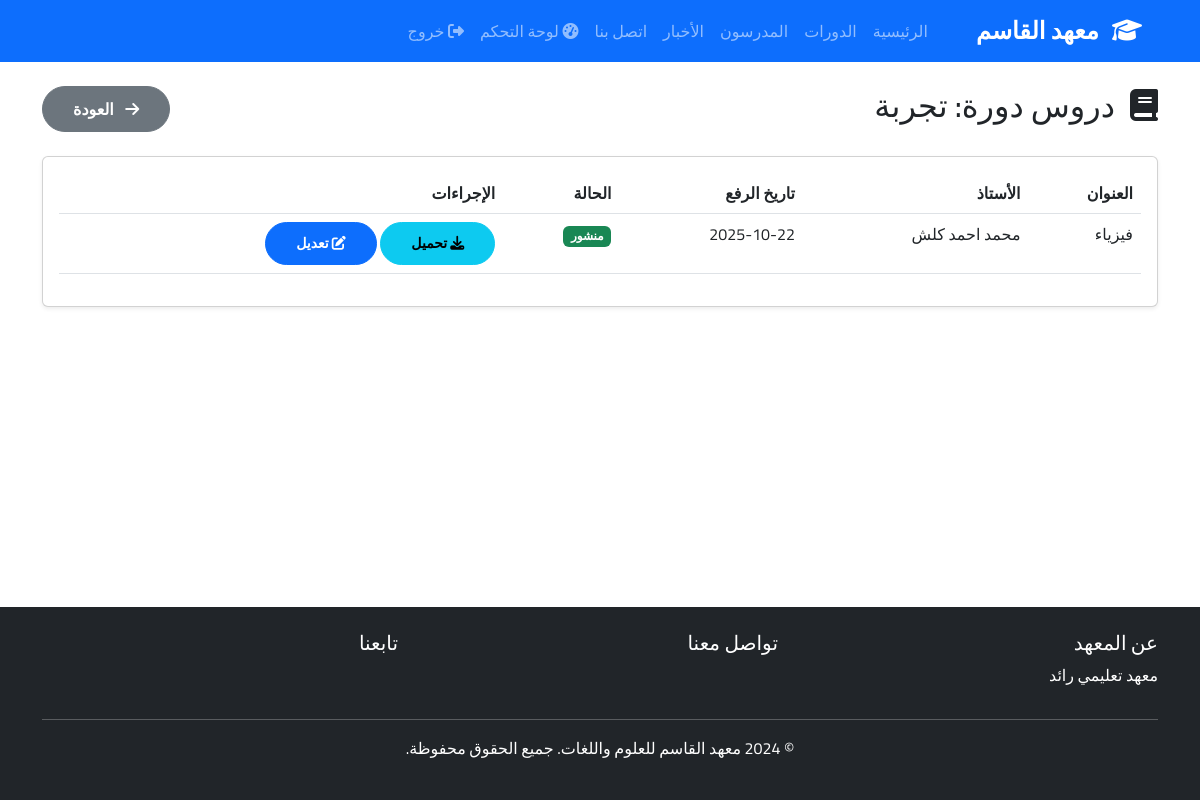
The page /admin/lessons/view/1 (signed in) on the database its author committed.
### app/models/course.py (models this page shows, shortened)
class Course(db.Model):
    __tablename__ = 'courses'
    id = db.Column(db.Integer, primary_key=True)
    title = db.Column(db.String(200), nullable=False)
    description = db.Column(db.Text)
    short_description = db.Column(db.String(500))
    duration = db.Column(db.String(100))
    level = db.Column(db.String(50))
    is_featured = db.Column(db.Boolean, default=False)
    image = db.Column(db.String(255))
    start_date = db.Column(db.Date)
    end_date = db.Column(db.Date)
    max_students = db.Column(db.Integer)
    created_at = db.Column(db.DateTime, default=damascus_now)
    updated_at = db.Column(db.DateTime, default=damascus_now, onupdate=damascus_now)
    enrollments = db.relationship('Enrollment', backref='course', lazy='dynamic', cascade='all, delete-orphan')
    lessons = db.relationship('Lesson', backref='course', lazy='dynamic', cascade='all, delete-orphan')

### app/models/lesson.py (models this page shows, shortened)
class Lesson(db.Model):
    __tablename__ = 'lessons'
    id = db.Column(db.Integer, primary_key=True)
    course_id = db.Column(db.Integer, db.ForeignKey('courses.id'), nullable=False)
    teacher_id = db.Column(db.Integer, db.ForeignKey('teachers.id'), nullable=False)
    title = db.Column(db.String(200), nullable=False)
    description = db.Column(db.Text)
    file_path = db.Column(db.String(255))
    file_type = db.Column(db.String(10))
    upload_date = db.Column(db.DateTime, default=damascus_now)
    is_published = db.Column(db.Boolean, default=True)
    teacher = db.relationship('Teacher', backref='lessons')

### app/models/user.py (models this page shows, shortened)
class User(UserMixin, db.Model):
    __tablename__ = 'users'
    id = db.Column(db.Integer, primary_key=True)
    phone_number = db.Column(db.String(20), unique=True, nullable=False, index=True)
    password_hash = db.Column(db.String(255), nullable=False)
    full_name = db.Column(db.String(100), nullable=False)
    role = db.Column(db.String(20), nullable=False)
    is_active = db.Column(db.Boolean, default=True)
    created_at = db.Column(db.DateTime, default=damascus_now)
    session_version = db.Column(db.String(64), default=lambda: secrets.token_hex(32))
    permissions = db.Column(db.JSON, default={})
    def is_super_admin(self):
        return self.role == 'admin' and self.phone_number == '0938074766'

### app/routes/admin.py (the view)
@bp.route('/lessons/view/<int:course_id>')
@role_or_permission_required(roles=['admin', 'assistant'], permissions=['lessons.view'])
def view_course_lessons(course_id):
    course = Course.query.get_or_404(course_id)
    lessons = Lesson.query.filter_by(course_id=course_id).all()
    return render_template('admin/view_lessons.html', course=course, lessons=lessons)

### app/templates/admin/view_lessons.html (shortened to what this page needs)
{% extends "base.html" %}
{% block content %}
<div class="container mt-4">
    <div class="d-flex justify-content-between align-items-center mb-4">
        <h2>
            <i class="fas fa-book ms-2"></i>
            دروس دورة: {{ course.title }}
        </h2>
        <a href="{{ url_for('admin.lessons') }}" class="btn btn-secondary">
            <i class="fas fa-arrow-right ms-2"></i>
            العودة
        </a>
    </div>
    <div class="card shadow-sm">
        <div class="card-body">
            {% if lessons %}
            <div class="table-responsive">
                <table class="table table-hover">
                    <thead>
                        <tr>
                            <th>العنوان</th>
                            <th>الأستاذ</th>
                            <th>تاريخ الرفع</th>
                            <th>الحالة</th>
                            <th>الإجراءات</th>
                        </tr>
                    </thead>
                    <tbody>
                        {% for lesson in lessons %}
                        <tr>
                            <td>{{ lesson.title }}</td>
                            <td>{{ lesson.teacher.user.full_name }}</td>
                            <td>{{ lesson.upload_date.strftime('%Y-%m-%d') }}</td>
                            <td>
                                {% if lesson.is_published %}
                                    <span class="badge bg-success">منشور</span>
                                {% else %}
                                    <span class="badge bg-secondary">غير منشور</span>
                                {% endif %}
                            </td>
                            <td>
                                {% if lesson.file_path %}
                                <a href="{{ url_for('admin.download_lesson', lesson_id=lesson.id) }}" class="btn btn-sm btn-info">
                                    <i class="fas fa-download"></i> تحميل
                                </a>
                                {% endif %}
                                <a href="{{ url_for('admin.edit_lesson', lesson_id=lesson.id) }}" class="btn btn-sm btn-primary">
                                    <i class="fas fa-edit"></i> تعديل
                                </a>
                            </td>
                        </tr>
                        {% endfor %}
                    </tbody>
                </table>
            </div>
            {% else %}
            <p class="text-muted text-center">لا توجد دروس في هذه الدورة</p>
            {% endif %}
        </div>
    </div>
</div>
{% endblock %}

### app/static/css/style.css (style rules this page uses)
* { font-family: 'Cairo', sans-serif; }
body { min-height: 100vh; display: flex; flex-direction: column; }
.card { transition: transform 0.3s ease, box-shadow 0.3s ease; }
.btn { border-radius: 25px; padding: 10px 30px; font-weight: 600; }
.shadow-sm { box-shadow: 0 0.125rem 0.25rem rgba(0,0,0,0.075) !important; }

### rows shown on the page
Course: title "تجربة"
Lesson: title "فيزياء", teacher.user.full_name "محمد احمد كلش", upload_date "2025-10-22", is_published "منشور"
